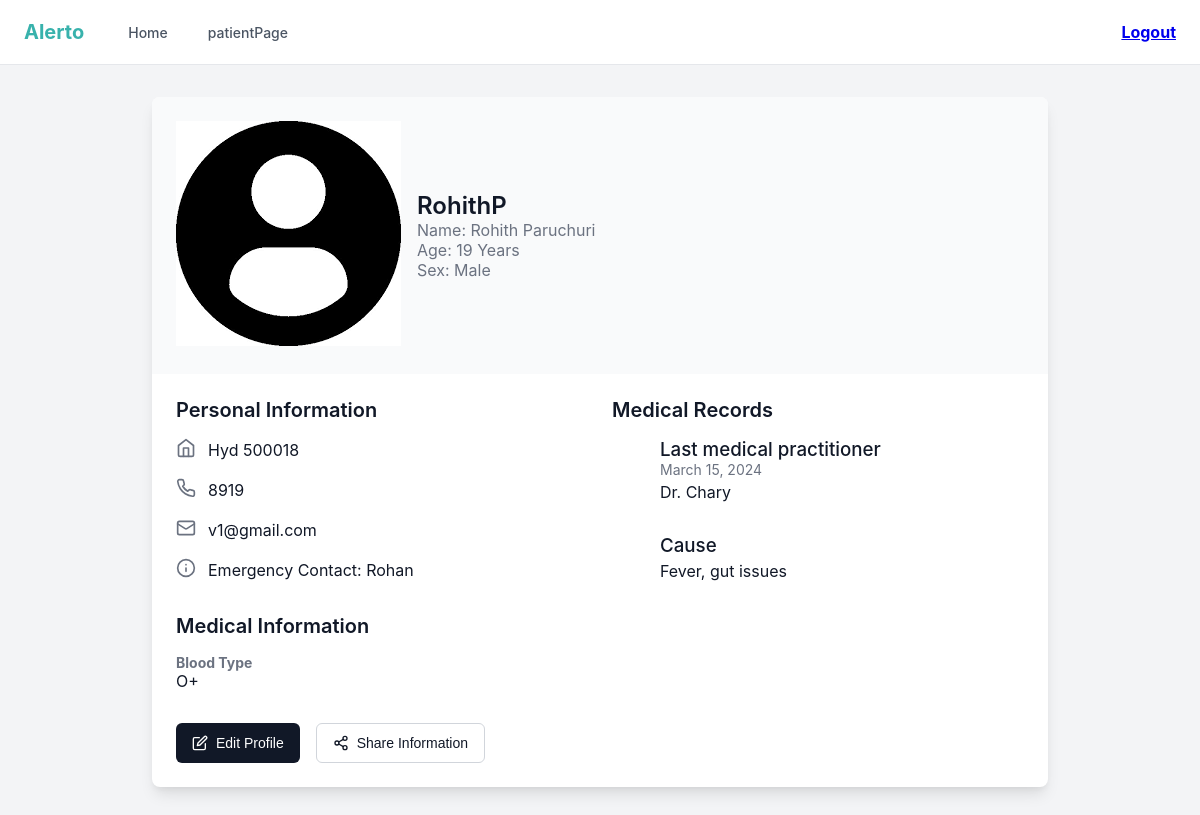
Screenshot of /profile (signed in) with the database file from the repository.
### tables this page shows
CREATE TABLE user (
    id INTEGER PRIMARY KEY AUTOINCREMENT,
    username TEXT UNIQUE NOT NULL,
    password TEXT NOT NULL
, is_doctor INTEGER NOT NULL DEFAULT 0);

CREATE TABLE user_profile (
    user_id INTEGER PRIMARY KEY,
    full_name TEXT,
    age INTEGER,
    sex TEXT,
    addres TEXT,
    phone TEXT,
    email TEXT,
    emergency_contact TEXT,
    blood_type TEXT,
    FOREIGN KEY (user_id) REFERENCES user(id) ON DELETE CASCADE
);

### app.py (the view)
@app.route('/profile', methods=['GET', 'POST'])
def profile():
    if session.get('profileSec') != 1:
        flash("You must be logged in to access the profile page.", category="danger")
        return redirect(url_for('login'))
    conn = get_db_connection()
    cursor = conn.cursor()
    cursor.execute('''
        SELECT u.username, p.full_name, p.age, p.sex, p.addres,
               p.phone, p.email, p.emergency_contact, p.blood_type
        FROM user u
        JOIN user_profile p ON u.id = p.user_id
        WHERE u.username = ?;
    ''', (session.get("username"),))
    user_data = cursor.fetchone()
    conn.close()
    d = dict(user_data) if user_data else None
    return render_template('profile.html', username = session.get('username'), user_data=d, isDoc = session.get('isDoc'))

### app.py (called while the page is built)
def get_db_connection():
    conn = sqlite3.connect('database.db', timeout=10)
    conn.row_factory = sqlite3.Row
    return conn

### templates/profile.html (shortened to what this page needs)
<!DOCTYPE html>
<html lang="en">
<head>
  <link rel="stylesheet" href="static/profile.css">
</head>
<body>
  <div class="navbar">
    <div class="navbar-container">
      <div style="display: flex; align-items: center;">
        <a href="{{url_for('home')}}" class="logo">Alerto</a>
        <nav class="nav-links">
          <ul>
            <li>
              <a href="{{url_for('home')}}" class="nav-link ">Home</a>
            </li>
            <li>
              <a href="{{url_for('patientPage') if not isDoc else url_for('docpage')}}" class="nav-link">{{'patientPage' if not isDoc else 'Docpage'}}</a>
            </li>
          </ul>
        </nav>
      </div>
      <div class="nav-actions">
        <a href="{{url_for('logout')}}">
          <h4>Logout</h4>
        </a>
      </div>
    </div>
  </div>
  <div class="main-container">
    <div class="content-wrapper">
      <div class="card">
        <div class="profile-header">
          <div class="profile-header-content">
            <div>
              <img src="static/img/dp.png" alt="Profile">
            </div>
            <div>
              <h1 class="profile-name">{{username}}</h1>
              <p class="profile-fullname">Name: {{ user_data['full_name'] }}</p>
              <p class="profile-age">Age: {{ user_data['age'] }} Years</p>
              <p class="profile-sex">Sex: {{ user_data['sex'] }}</p>
            </div>
          </div>
        </div>
        <div class="profile-content">
          <div>
            <h2 class="profile-section-title">Personal Information</h2>
            <div class="info-item">
              <span class="info-icon">
                <svg xmlns="http://www.w3.org/2000/svg" width="20" height="20" viewBox="0 0 24 24" fill="none"
                  stroke="currentColor" stroke-width="2" stroke-linecap="round" stroke-linejoin="round">
                  <path d="m3 9 9-7 9 7v11a2 2 0 0 1-2 2H5a2 2 0 0 1-2-2z"></path>
                  <polyline points="9 22 9 12 15 12 15 22"></polyline>
                </svg>
              </span>
              <span>{{ user_data['addres'] }}</span>
            </div>
            <div class="info-item">
              <span class="info-icon">
              </span>
              <span>{{ user_data['phone'] }}</span>
            </div>
            <div class="info-item">
              <span class="info-icon">
                <svg xmlns="http://www.w3.org/2000/svg" width="20" height="20" viewBox="0 0 24 24" fill="none"
                  stroke="currentColor" stroke-width="2" stroke-linecap="round" stroke-linejoin="round">
                  <rect width="20" height="16" x="2" y="4" rx="2"></rect>
                  <path d="m22 7-8.97 5.7a1.94 1.94 0 0 1-2.06 0L2 7"></path>
                </svg>
              </span>
              <span>{{ user_data['email'] }}</span>
            </div>
            <div class="info-item">
              <span class="info-icon">
                <svg xmlns="http://www.w3.org/2000/svg" width="20" height="20" viewBox="0 0 24 24" fill="none"
                  stroke="currentColor" stroke-width="2" stroke-linecap="round" stroke-linejoin="round">
                  <circle cx="12" cy="12" r="10"></circle>
                  <path d="M12 16v-4"></path>
                  <path d="M12 8h.01"></path>
                </svg>
              </span>
              <span>Emergency Contact: {{ user_data['emergency_contact'] }}</span>
            </div>
            <h2 class="profile-section-title" style="margin-top: 32px;">Medical Information</h2>
            <div class="medical-info-item">
              <h3 class="medical-info-label">Blood Type</h3>
              <p>{{ user_data['blood_type'] }}</p>
            </div>
            <div class="action-buttons">
              <button onclick="editProfile()" class="button button-primary">
                <span>Edit Profile</span>
              </button>
              <button class="button button-outline" id="shareBtn">
                <span>Share Information</span>
              </button>
            </div>
          </div>
          <div>
            <h2 class="profile-section-title">Medical Records</h2>
            <div class="timeline">
              <div class="timeline-event">
                <div class="timeline-content">
                  <h3 class="timeline-title">Last medical practitioner</h3>
                  <p class="timeline-date">March 15, 2024</p>
                  <p class="timeline-description">Dr. Chary</p>
                </div>
              </div>
              <div class="timeline-event">
                <div class="timeline-content">
                  <h3 class="timeline-title">Cause</h3>
                  <p class="timeline-description">Fever, gut issues
                  </p>
                </div>
              </div>
            </div>
          </div>
        </div>
      </div>
    </div>
  </div>
</body>
</html>

### static/profile.css (style rules this page uses)
* { margin: 0; padding: 0; box-sizing: border-box; }
body { font-family: -apple-system, BlinkMacSystemFont, 'Segoe UI', Roboto, Oxygen, Ubuntu, Cantarell, sans-serif; background-color: #f3f4f6; color: #111827; min-height: 100vh; }
.navbar { position: sticky; top: 0; z-index: 50; width: 100%; border-bottom: 1px solid #e5e7eb; background-color: white; }
.navbar-container { display: flex; height: 64px; align-items: center; justify-content: space-between; padding: 0 16px; }
@media (min-width: 640px) { .navbar-container { padding: 0 24px; } }
.logo { font-size: 20px; font-weight: bold; text-decoration: none; color: #38b2ac; }
.nav-links { margin-left: 32px; display: none; }
@media (min-width: 768px) { .nav-links { display: block; } }
.nav-links ul { display: flex; gap: 16px; list-style: none; }
.nav-link { padding: 8px 12px; font-size: 14px; font-weight: 500; text-decoration: none; }
.nav-link:not(.active) { color: #4b5563; }
.nav-actions { display: flex; align-items: center; gap: 16px; }
.main-container, .main-container-edit { padding: 32px 16px; }
@media (min-width: 640px) { .main-container { padding: 32px 24px; } }
@media (min-width: 1024px) { .main-container { padding: 32px 32px; } }
.content-wrapper { max-width: 896px; margin: 0 auto; }
.card { background-color: white; border-radius: 8px; overflow: hidden; box-shadow: 0 10px 15px -3px rgba(0, 0, 0, 0.1), 0 4px 6px -2px rgba(0, 0, 0, 0.05); }
.profile-header { background-color: #f9fafb; padding: 24px; }
.profile-header-content { display: flex; align-items: center; gap: 16px; }
.profile-name { font-size: 24px; font-weight: 600; }
.profile-age, .profile-sex, .profile-fullname { color: #6b7280; }
.profile-content { display: grid; gap: 24px; padding: 24px; }
@media (min-width: 768px) { .profile-content { grid-template-columns: repeat(2, 1fr); } }
.profile-section-title { font-size: 20px; font-weight: 600; margin-bottom: 16px; }
.info-item { display: flex; align-items: center; gap: 12px; margin-bottom: 16px; }
.info-icon { color: #6b7280; }
.medical-info-item { margin-bottom: 16px; }
.medical-info-label { font-size: 14px; color: #6b7280; }
.action-buttons { display: flex; gap: 16px; margin-top: 32px; }
.button { display: inline-flex; align-items: center; gap: 8px; padding: 8px 16px; height: 40px; border-radius: 6px; font-size: 14px; font-weight: 500; cursor: pointer; }
.button-primary { background-color: #111827; color: white; border: none; }
.button-outline { background-color: transparent; color: #111827; border: 1px solid #d1d5db; }
.timeline-event { position: relative; margin-bottom: 32px; }
.timeline-content { margin-left: 48px; }
.timeline-title { font-weight: 500; }
.timeline-date { font-size: 14px; color: #6b7280; }
.timeline-description { margin-top: 4px; }

### rows the page displays
user: username "RohithP"
user_profile: full_name "Rohith Paruchuri", age "19", sex "Male", addres "Hyd 500018", phone "8919", email "v1@gmail.com", emergency_contact "Rohan", blood_type "O+"

### other values shown
{{ 'patientPage' if not isDoc else 'Docpage' }} "patientPage"
